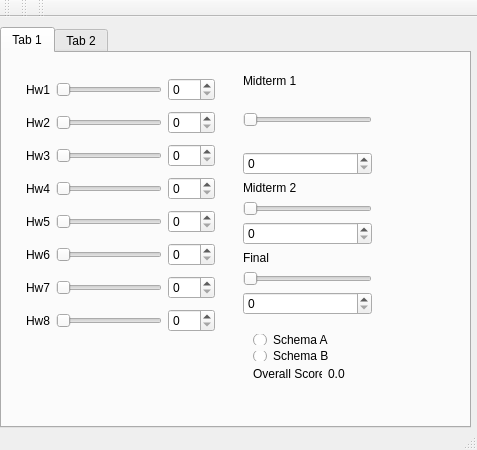
<?xml version="1.0" encoding="UTF-8"?>
<ui version="4.0">
 <class>grade_calculator</class>
 <widget class="QMainWindow" name="grade_calculator">
  <property name="geometry">
   <rect>
    <x>0</x>
    <y>0</y>
    <width>477</width>
    <height>450</height>
   </rect>
  </property>
  <property name="windowTitle">
   <string>grade_calculator</string>
  </property>
  <widget class="QWidget" name="centralWidget">
   <widget class="QTabWidget" name="tabWidget">
    <property name="geometry">
     <rect>
      <x>0</x>
      <y>10</y>
      <width>471</width>
      <height>401</height>
     </rect>
    </property>
    <property name="currentIndex">
     <number>0</number>
    </property>
    <widget class="QWidget" name="tab">
     <attribute name="title">
      <string>Tab 1</string>
     </attribute>
     <widget class="QWidget" name="layoutWidget">
      <property name="geometry">
       <rect>
        <x>13</x>
        <y>10</y>
        <width>211</width>
        <height>291</height>
       </rect>
      </property>
      <layout class="QVBoxLayout" name="verticalLayout_2">
       <item>
        <layout class="QHBoxLayout" name="horizontalLayout">
         <item>
          <widget class="QLabel" name="hw1label">
           <property name="text">
            <string>Hw1</string>
           </property>
          </widget>
         </item>
         <item>
          <widget class="QSlider" name="hw1slider">
           <property name="maximum">
            <number>100</number>
           </property>
           <property name="orientation">
            <enum>Qt::Horizontal</enum>
           </property>
          </widget>
         </item>
         <item>
          <widget class="QSpinBox" name="hw1spinbox">
           <property name="maximum">
            <number>100</number>
           </property>
          </widget>
         </item>
        </layout>
       </item>
       <item>
        <layout class="QHBoxLayout" name="horizontalLayout_3">
         <item>
          <widget class="QLabel" name="hw2label">
           <property name="text">
            <string>Hw2</string>
           </property>
          </widget>
         </item>
         <item>
          <widget class="QSlider" name="hw2slider">
           <property name="maximum">
            <number>100</number>
           </property>
           <property name="orientation">
            <enum>Qt::Horizontal</enum>
           </property>
          </widget>
         </item>
         <item>
          <widget class="QSpinBox" name="hw2spinbox">
           <property name="maximum">
            <number>100</number>
           </property>
          </widget>
         </item>
        </layout>
       </item>
       <item>
        <layout class="QHBoxLayout" name="horizontalLayout_4">
         <item>
          <widget class="QLabel" name="hw3label">
           <property name="text">
            <string>Hw3</string>
           </property>
          </widget>
         </item>
         <item>
          <widget class="QSlider" name="hw3slider">
           <property name="maximum">
            <number>100</number>
           </property>
           <property name="orientation">
            <enum>Qt::Horizontal</enum>
           </property>
          </widget>
         </item>
         <item>
          <widget class="QSpinBox" name="hw3spinbox">
           <property name="maximum">
            <number>100</number>
           </property>
          </widget>
         </item>
        </layout>
       </item>
       <item>
        <layout class="QHBoxLayout" name="horizontalLayout_5">
         <item>
          <widget class="QLabel" name="hw4label">
           <property name="text">
            <string>Hw4</string>
           </property>
          </widget>
         </item>
         <item>
          <widget class="QSlider" name="hw4slider">
           <property name="maximum">
            <number>100</number>
           </property>
           <property name="orientation">
            <enum>Qt::Horizontal</enum>
           </property>
          </widget>
         </item>
         <item>
          <widget class="QSpinBox" name="hw4spinbox">
           <property name="maximum">
            <number>100</number>
           </property>
          </widget>
         </item>
        </layout>
       </item>
       <item>
        <layout class="QHBoxLayout" name="horizontalLayout_6">
         <item>
          <widget class="QLabel" name="hw5label">
           <property name="text">
            <string>Hw5</string>
           </property>
          </widget>
         </item>
         <item>
          <widget class="QSlider" name="hw5slider">
           <property name="maximum">
            <number>100</number>
           </property>
           <property name="orientation">
            <enum>Qt::Horizontal</enum>
           </property>
          </widget>
         </item>
         <item>
          <widget class="QSpinBox" name="hw5spinbox">
           <property name="maximum">
            <number>100</number>
           </property>
          </widget>
         </item>
        </layout>
       </item>
       <item>
        <layout class="QHBoxLayout" name="horizontalLayout_7">
         <item>
          <widget class="QLabel" name="hw6label">
           <property name="text">
            <string>Hw6</string>
           </property>
          </widget>
         </item>
         <item>
          <widget class="QSlider" name="hw6slider">
           <property name="maximum">
            <number>100</number>
           </property>
           <property name="orientation">
            <enum>Qt::Horizontal</enum>
           </property>
          </widget>
         </item>
         <item>
          <widget class="QSpinBox" name="hw6spinbox">
           <property name="maximum">
            <number>100</number>
           </property>
          </widget>
         </item>
        </layout>
       </item>
       <item>
        <layout class="QHBoxLayout" name="horizontalLayout_8">
         <item>
          <widget class="QLabel" name="hw7label">
           <property name="text">
            <string>Hw7</string>
           </property>
          </widget>
         </item>
         <item>
          <widget class="QSlider" name="hw7slider">
           <property name="maximum">
            <number>100</number>
           </property>
           <property name="orientation">
            <enum>Qt::Horizontal</enum>
           </property>
          </widget>
         </item>
         <item>
          <widget class="QSpinBox" name="hw7spinbox">
           <property name="maximum">
            <number>100</number>
           </property>
          </widget>
         </item>
        </layout>
       </item>
       <item>
        <layout class="QHBoxLayout" name="horizontalLayout_9">
         <item>
          <widget class="QLabel" name="hw8label">
           <property name="text">
            <string>Hw8</string>
           </property>
          </widget>
         </item>
         <item>
          <widget class="QSlider" name="hw8slider">
           <property name="maximum">
            <number>100</number>
           </property>
           <property name="orientation">
            <enum>Qt::Horizontal</enum>
           </property>
          </widget>
         </item>
         <item>
          <widget class="QSpinBox" name="hw8spinbox">
           <property name="maximum">
            <number>100</number>
           </property>
          </widget>
         </item>
        </layout>
       </item>
      </layout>
     </widget>
     <widget class="QWidget" name="">
      <property name="geometry">
       <rect>
        <x>230</x>
        <y>10</y>
        <width>151</width>
        <height>263</height>
       </rect>
      </property>
      <layout class="QVBoxLayout" name="verticalLayout_9">
       <item>
        <layout class="QVBoxLayout" name="verticalLayout">
         <item>
          <widget class="QLabel" name="mt1label">
           <property name="text">
            <string>Midterm 1</string>
           </property>
          </widget>
         </item>
         <item>
          <widget class="QSlider" name="mt1slider">
           <property name="sizePolicy">
            <sizepolicy hsizetype="Expanding" vsizetype="Expanding">
             <horstretch>0</horstretch>
             <verstretch>0</verstretch>
            </sizepolicy>
           </property>
           <property name="maximum">
            <number>100</number>
           </property>
           <property name="orientation">
            <enum>Qt::Horizontal</enum>
           </property>
          </widget>
         </item>
         <item>
          <widget class="QSpinBox" name="mt1spinbox">
           <property name="maximum">
            <number>100</number>
           </property>
          </widget>
         </item>
        </layout>
       </item>
       <item>
        <layout class="QVBoxLayout" name="verticalLayout_3">
         <item>
          <widget class="QLabel" name="mt2label">
           <property name="text">
            <string>Midterm 2</string>
           </property>
          </widget>
         </item>
         <item>
          <widget class="QSlider" name="mt2slider">
           <property name="maximum">
            <number>100</number>
           </property>
           <property name="orientation">
            <enum>Qt::Horizontal</enum>
           </property>
          </widget>
         </item>
         <item>
          <widget class="QSpinBox" name="mt2spinbox">
           <property name="maximum">
            <number>100</number>
           </property>
          </widget>
         </item>
        </layout>
       </item>
       <item>
        <layout class="QVBoxLayout" name="verticalLayout_4">
         <item>
          <widget class="QLabel" name="finallabel">
           <property name="text">
            <string>Final</string>
           </property>
          </widget>
         </item>
         <item>
          <widget class="QSlider" name="finalslider">
           <property name="maximum">
            <number>100</number>
           </property>
           <property name="orientation">
            <enum>Qt::Horizontal</enum>
           </property>
          </widget>
         </item>
         <item>
          <widget class="QSpinBox" name="finalspinbox">
           <property name="maximum">
            <number>100</number>
           </property>
          </widget>
         </item>
        </layout>
       </item>
      </layout>
     </widget>
     <widget class="QWidget" name="layoutWidget">
      <property name="geometry">
       <rect>
        <x>240</x>
        <y>270</y>
        <width>114</width>
        <height>69</height>
       </rect>
      </property>
      <layout class="QVBoxLayout" name="verticalLayout_6">
       <item>
        <layout class="QVBoxLayout" name="verticalLayout_5">
         <item>
          <widget class="QRadioButton" name="schemaa">
           <property name="text">
            <string>Schema A</string>
           </property>
          </widget>
         </item>
         <item>
          <widget class="QRadioButton" name="schemab">
           <property name="text">
            <string>Schema B</string>
           </property>
          </widget>
         </item>
        </layout>
       </item>
       <item>
        <layout class="QHBoxLayout" name="horizontalLayout_2">
         <item>
          <widget class="QLabel" name="overall_gradelabel">
           <property name="text">
            <string>Overall Score</string>
           </property>
          </widget>
         </item>
         <item>
          <widget class="QLabel" name="overall_grade">
           <property name="text">
            <string>0.0</string>
           </property>
          </widget>
         </item>
        </layout>
       </item>
      </layout>
     </widget>
    </widget>
    <widget class="QWidget" name="tab_2">
     <attribute name="title">
      <string>Tab 2</string>
     </attribute>
     <widget class="QWidget" name="verticalLayoutWidget_4">
      <property name="geometry">
       <rect>
        <x>0</x>
        <y>20</y>
        <width>261</width>
        <height>221</height>
       </rect>
      </property>
      <layout class="QVBoxLayout" name="verticalLayout_8">
       <item>
        <layout class="QHBoxLayout" name="horizontalLayout_10">
         <item>
          <widget class="QLabel" name="a1label">
           <property name="text">
            <string>Assignment 1</string>
           </property>
          </widget>
         </item>
         <item>
          <widget class="QSlider" name="a1slider">
           <property name="maximum">
            <number>100</number>
           </property>
           <property name="orientation">
            <enum>Qt::Horizontal</enum>
           </property>
          </widget>
         </item>
         <item>
          <widget class="QSpinBox" name="a1spinbox">
           <property name="maximum">
            <number>100</number>
           </property>
          </widget>
         </item>
        </layout>
       </item>
       <item>
        <layout class="QHBoxLayout" name="horizontalLayout_12">
         <item>
          <widget class="QLabel" name="a2label">
           <property name="text">
            <string>Assignment 2</string>
           </property>
          </widget>
         </item>
         <item>
          <widget class="QSlider" name="a2slider">
           <property name="maximum">
            <number>100</number>
           </property>
           <property name="orientation">
            <enum>Qt::Horizontal</enum>
           </property>
          </widget>
         </item>
         <item>
          <widget class="QSpinBox" name="a2spinbox">
           <property name="maximum">
            <number>100</number>
           </property>
          </widget>
         </item>
        </layout>
       </item>
       <item>
        <layout class="QHBoxLayout" name="horizontalLayout_13">
         <item>
          <widget class="QLabel" name="a3label">
           <property name="text">
            <string>Assignment 3</string>
           </property>
          </widget>
         </item>
         <item>
          <widget class="QSlider" name="a3slider">
           <property name="maximum">
            <number>100</number>
           </property>
           <property name="orientation">
            <enum>Qt::Horizontal</enum>
           </property>
          </widget>
         </item>
         <item>
          <widget class="QSpinBox" name="a3spinbox">
           <property name="maximum">
            <number>100</number>
           </property>
          </widget>
         </item>
        </layout>
       </item>
       <item>
        <layout class="QHBoxLayout" name="horizontalLayout_14">
         <item>
          <widget class="QLabel" name="fplabel">
           <property name="text">
            <string>Final Project</string>
           </property>
          </widget>
         </item>
         <item>
          <widget class="QSlider" name="fpslider">
           <property name="maximum">
            <number>100</number>
           </property>
           <property name="orientation">
            <enum>Qt::Horizontal</enum>
           </property>
          </widget>
         </item>
         <item>
          <widget class="QSpinBox" name="fpspinbox">
           <property name="maximum">
            <number>100</number>
           </property>
          </widget>
         </item>
        </layout>
       </item>
      </layout>
     </widget>
     <widget class="QWidget" name="layoutWidget_6">
      <property name="geometry">
       <rect>
        <x>270</x>
        <y>210</y>
        <width>114</width>
        <height>69</height>
       </rect>
      </property>
      <layout class="QVBoxLayout" name="verticalLayout_10">
       <item>
        <layout class="QVBoxLayout" name="verticalLayout_11">
         <item>
          <widget class="QRadioButton" name="schemaa_2">
           <property name="text">
            <string>Schema A</string>
           </property>
          </widget>
         </item>
         <item>
          <widget class="QRadioButton" name="schemab_2">
           <property name="text">
            <string>Schema B</string>
           </property>
          </widget>
         </item>
        </layout>
       </item>
       <item>
        <layout class="QHBoxLayout" name="horizontalLayout_15">
         <item>
          <widget class="QLabel" name="overall_gradelabel_2">
           <property name="text">
            <string>Overall Score</string>
           </property>
          </widget>
         </item>
         <item>
          <widget class="QLabel" name="overall_grade_2">
           <property name="text">
            <string>0.0</string>
           </property>
          </widget>
         </item>
        </layout>
       </item>
      </layout>
     </widget>
     <widget class="QWidget" name="layoutWidget_7">
      <property name="geometry">
       <rect>
        <x>270</x>
        <y>20</y>
        <width>151</width>
        <height>172</height>
       </rect>
      </property>
      <layout class="QVBoxLayout" name="verticalLayout_12">
       <item>
        <layout class="QVBoxLayout" name="verticalLayout_13">
         <item>
          <widget class="QLabel" name="mt1label_2">
           <property name="text">
            <string>Midterm </string>
           </property>
          </widget>
         </item>
         <item>
          <widget class="QSlider" name="mt1slider_2">
           <property name="sizePolicy">
            <sizepolicy hsizetype="Expanding" vsizetype="Expanding">
             <horstretch>0</horstretch>
             <verstretch>0</verstretch>
            </sizepolicy>
           </property>
           <property name="maximum">
            <number>100</number>
           </property>
           <property name="orientation">
            <enum>Qt::Horizontal</enum>
           </property>
          </widget>
         </item>
         <item>
          <widget class="QSpinBox" name="mt1spinbox_2">
           <property name="maximum">
            <number>100</number>
           </property>
          </widget>
         </item>
        </layout>
       </item>
       <item>
        <layout class="QVBoxLayout" name="verticalLayout_15">
         <item>
          <widget class="QLabel" name="finallabel_2">
           <property name="text">
            <string>Final</string>
           </property>
          </widget>
         </item>
         <item>
          <widget class="QSlider" name="finalslider_2">
           <property name="maximum">
            <number>100</number>
           </property>
           <property name="orientation">
            <enum>Qt::Horizontal</enum>
           </property>
          </widget>
         </item>
         <item>
          <widget class="QSpinBox" name="finalspinbox_2">
           <property name="maximum">
            <number>100</number>
           </property>
          </widget>
         </item>
        </layout>
       </item>
      </layout>
     </widget>
    </widget>
   </widget>
  </widget>
  <widget class="QMenuBar" name="menuBar">
   <property name="geometry">
    <rect>
     <x>0</x>
     <y>0</y>
     <width>477</width>
     <height>22</height>
    </rect>
   </property>
  </widget>
  <widget class="QToolBar" name="mainToolBar">
   <attribute name="toolBarArea">
    <enum>TopToolBarArea</enum>
   </attribute>
   <attribute name="toolBarBreak">
    <bool>false</bool>
   </attribute>
  </widget>
  <widget class="QStatusBar" name="statusBar"/>
  <widget class="QToolBar" name="toolBar">
   <property name="windowTitle">
    <string>toolBar</string>
   </property>
   <attribute name="toolBarArea">
    <enum>TopToolBarArea</enum>
   </attribute>
   <attribute name="toolBarBreak">
    <bool>false</bool>
   </attribute>
  </widget>
  <widget class="QToolBar" name="toolBar_2">
   <property name="windowTitle">
    <string>toolBar_2</string>
   </property>
   <attribute name="toolBarArea">
    <enum>TopToolBarArea</enum>
   </attribute>
   <attribute name="toolBarBreak">
    <bool>false</bool>
   </attribute>
  </widget>
 </widget>
 <layoutdefault spacing="6" margin="11"/>
 <resources/>
 <connections>
  <connection>
   <sender>hw1slider</sender>
   <signal>valueChanged(int)</signal>
   <receiver>hw1spinbox</receiver>
   <slot>setValue(int)</slot>
   <hints>
    <hint type="sourcelabel">
     <x>104</x>
     <y>68</y>
    </hint>
    <hint type="destinationlabel">
     <x>221</x>
     <y>66</y>
    </hint>
   </hints>
  </connection>
  <connection>
   <sender>hw1spinbox</sender>
   <signal>valueChanged(int)</signal>
   <receiver>hw1slider</receiver>
   <slot>setValue(int)</slot>
   <hints>
    <hint type="sourcelabel">
     <x>209</x>
     <y>76</y>
    </hint>
    <hint type="destinationlabel">
     <x>156</x>
     <y>69</y>
    </hint>
   </hints>
  </connection>
  <connection>
   <sender>hw2slider</sender>
   <signal>valueChanged(int)</signal>
   <receiver>hw2spinbox</receiver>
   <slot>setValue(int)</slot>
   <hints>
    <hint type="sourcelabel">
     <x>137</x>
     <y>99</y>
    </hint>
    <hint type="destinationlabel">
     <x>214</x>
     <y>101</y>
    </hint>
   </hints>
  </connection>
  <connection>
   <sender>hw2spinbox</sender>
   <signal>valueChanged(int)</signal>
   <receiver>hw2slider</receiver>
   <slot>setValue(int)</slot>
   <hints>
    <hint type="sourcelabel">
     <x>217</x>
     <y>106</y>
    </hint>
    <hint type="destinationlabel">
     <x>159</x>
     <y>107</y>
    </hint>
   </hints>
  </connection>
  <connection>
   <sender>hw3slider</sender>
   <signal>valueChanged(int)</signal>
   <receiver>hw3spinbox</receiver>
   <slot>setValue(int)</slot>
   <hints>
    <hint type="sourcelabel">
     <x>120</x>
     <y>130</y>
    </hint>
    <hint type="destinationlabel">
     <x>198</x>
     <y>132</y>
    </hint>
   </hints>
  </connection>
  <connection>
   <sender>hw3spinbox</sender>
   <signal>valueChanged(int)</signal>
   <receiver>hw3slider</receiver>
   <slot>setValue(int)</slot>
   <hints>
    <hint type="sourcelabel">
     <x>204</x>
     <y>139</y>
    </hint>
    <hint type="destinationlabel">
     <x>167</x>
     <y>138</y>
    </hint>
   </hints>
  </connection>
  <connection>
   <sender>hw4slider</sender>
   <signal>valueChanged(int)</signal>
   <receiver>hw4spinbox</receiver>
   <slot>setValue(int)</slot>
   <hints>
    <hint type="sourcelabel">
     <x>143</x>
     <y>174</y>
    </hint>
    <hint type="destinationlabel">
     <x>205</x>
     <y>164</y>
    </hint>
   </hints>
  </connection>
  <connection>
   <sender>hw4spinbox</sender>
   <signal>valueChanged(int)</signal>
   <receiver>hw4slider</receiver>
   <slot>setValue(int)</slot>
   <hints>
    <hint type="sourcelabel">
     <x>199</x>
     <y>175</y>
    </hint>
    <hint type="destinationlabel">
     <x>168</x>
     <y>175</y>
    </hint>
   </hints>
  </connection>
  <connection>
   <sender>hw5slider</sender>
   <signal>valueChanged(int)</signal>
   <receiver>hw5spinbox</receiver>
   <slot>setValue(int)</slot>
   <hints>
    <hint type="sourcelabel">
     <x>163</x>
     <y>200</y>
    </hint>
    <hint type="destinationlabel">
     <x>219</x>
     <y>199</y>
    </hint>
   </hints>
  </connection>
  <connection>
   <sender>hw5spinbox</sender>
   <signal>valueChanged(int)</signal>
   <receiver>hw5slider</receiver>
   <slot>setValue(int)</slot>
   <hints>
    <hint type="sourcelabel">
     <x>203</x>
     <y>209</y>
    </hint>
    <hint type="destinationlabel">
     <x>160</x>
     <y>209</y>
    </hint>
   </hints>
  </connection>
  <connection>
   <sender>hw6slider</sender>
   <signal>valueChanged(int)</signal>
   <receiver>hw6spinbox</receiver>
   <slot>setValue(int)</slot>
   <hints>
    <hint type="sourcelabel">
     <x>126</x>
     <y>236</y>
    </hint>
    <hint type="destinationlabel">
     <x>211</x>
     <y>236</y>
    </hint>
   </hints>
  </connection>
  <connection>
   <sender>hw6spinbox</sender>
   <signal>valueChanged(int)</signal>
   <receiver>hw6slider</receiver>
   <slot>setValue(int)</slot>
   <hints>
    <hint type="sourcelabel">
     <x>199</x>
     <y>246</y>
    </hint>
    <hint type="destinationlabel">
     <x>155</x>
     <y>240</y>
    </hint>
   </hints>
  </connection>
  <connection>
   <sender>hw7slider</sender>
   <signal>valueChanged(int)</signal>
   <receiver>hw7spinbox</receiver>
   <slot>setValue(int)</slot>
   <hints>
    <hint type="sourcelabel">
     <x>152</x>
     <y>267</y>
    </hint>
    <hint type="destinationlabel">
     <x>212</x>
     <y>263</y>
    </hint>
   </hints>
  </connection>
  <connection>
   <sender>hw7spinbox</sender>
   <signal>valueChanged(int)</signal>
   <receiver>hw7slider</receiver>
   <slot>setValue(int)</slot>
   <hints>
    <hint type="sourcelabel">
     <x>210</x>
     <y>272</y>
    </hint>
    <hint type="destinationlabel">
     <x>173</x>
     <y>273</y>
    </hint>
   </hints>
  </connection>
  <connection>
   <sender>hw8slider</sender>
   <signal>valueChanged(int)</signal>
   <receiver>hw8spinbox</receiver>
   <slot>setValue(int)</slot>
   <hints>
    <hint type="sourcelabel">
     <x>147</x>
     <y>301</y>
    </hint>
    <hint type="destinationlabel">
     <x>204</x>
     <y>304</y>
    </hint>
   </hints>
  </connection>
  <connection>
   <sender>hw8spinbox</sender>
   <signal>valueChanged(int)</signal>
   <receiver>hw8slider</receiver>
   <slot>setValue(int)</slot>
   <hints>
    <hint type="sourcelabel">
     <x>211</x>
     <y>309</y>
    </hint>
    <hint type="destinationlabel">
     <x>164</x>
     <y>307</y>
    </hint>
   </hints>
  </connection>
  <connection>
   <sender>mt1slider</sender>
   <signal>valueChanged(int)</signal>
   <receiver>mt1spinbox</receiver>
   <slot>setValue(int)</slot>
   <hints>
    <hint type="sourcelabel">
     <x>356</x>
     <y>93</y>
    </hint>
    <hint type="destinationlabel">
     <x>347</x>
     <y>122</y>
    </hint>
   </hints>
  </connection>
  <connection>
   <sender>mt1spinbox</sender>
   <signal>valueChanged(int)</signal>
   <receiver>mt1slider</receiver>
   <slot>setValue(int)</slot>
   <hints>
    <hint type="sourcelabel">
     <x>405</x>
     <y>116</y>
    </hint>
    <hint type="destinationlabel">
     <x>404</x>
     <y>95</y>
    </hint>
   </hints>
  </connection>
  <connection>
   <sender>mt2slider</sender>
   <signal>valueChanged(int)</signal>
   <receiver>mt2spinbox</receiver>
   <slot>setValue(int)</slot>
   <hints>
    <hint type="sourcelabel">
     <x>378</x>
     <y>181</y>
    </hint>
    <hint type="destinationlabel">
     <x>368</x>
     <y>216</y>
    </hint>
   </hints>
  </connection>
  <connection>
   <sender>mt2spinbox</sender>
   <signal>valueChanged(int)</signal>
   <receiver>mt2slider</receiver>
   <slot>setValue(int)</slot>
   <hints>
    <hint type="sourcelabel">
     <x>388</x>
     <y>219</y>
    </hint>
    <hint type="destinationlabel">
     <x>384</x>
     <y>184</y>
    </hint>
   </hints>
  </connection>
  <connection>
   <sender>finalslider</sender>
   <signal>valueChanged(int)</signal>
   <receiver>finalspinbox</receiver>
   <slot>setValue(int)</slot>
   <hints>
    <hint type="sourcelabel">
     <x>341</x>
     <y>271</y>
    </hint>
    <hint type="destinationlabel">
     <x>341</x>
     <y>297</y>
    </hint>
   </hints>
  </connection>
  <connection>
   <sender>finalspinbox</sender>
   <signal>valueChanged(int)</signal>
   <receiver>finalslider</receiver>
   <slot>setValue(int)</slot>
   <hints>
    <hint type="sourcelabel">
     <x>358</x>
     <y>303</y>
    </hint>
    <hint type="destinationlabel">
     <x>356</x>
     <y>276</y>
    </hint>
   </hints>
  </connection>
 </connections>
</ui>
